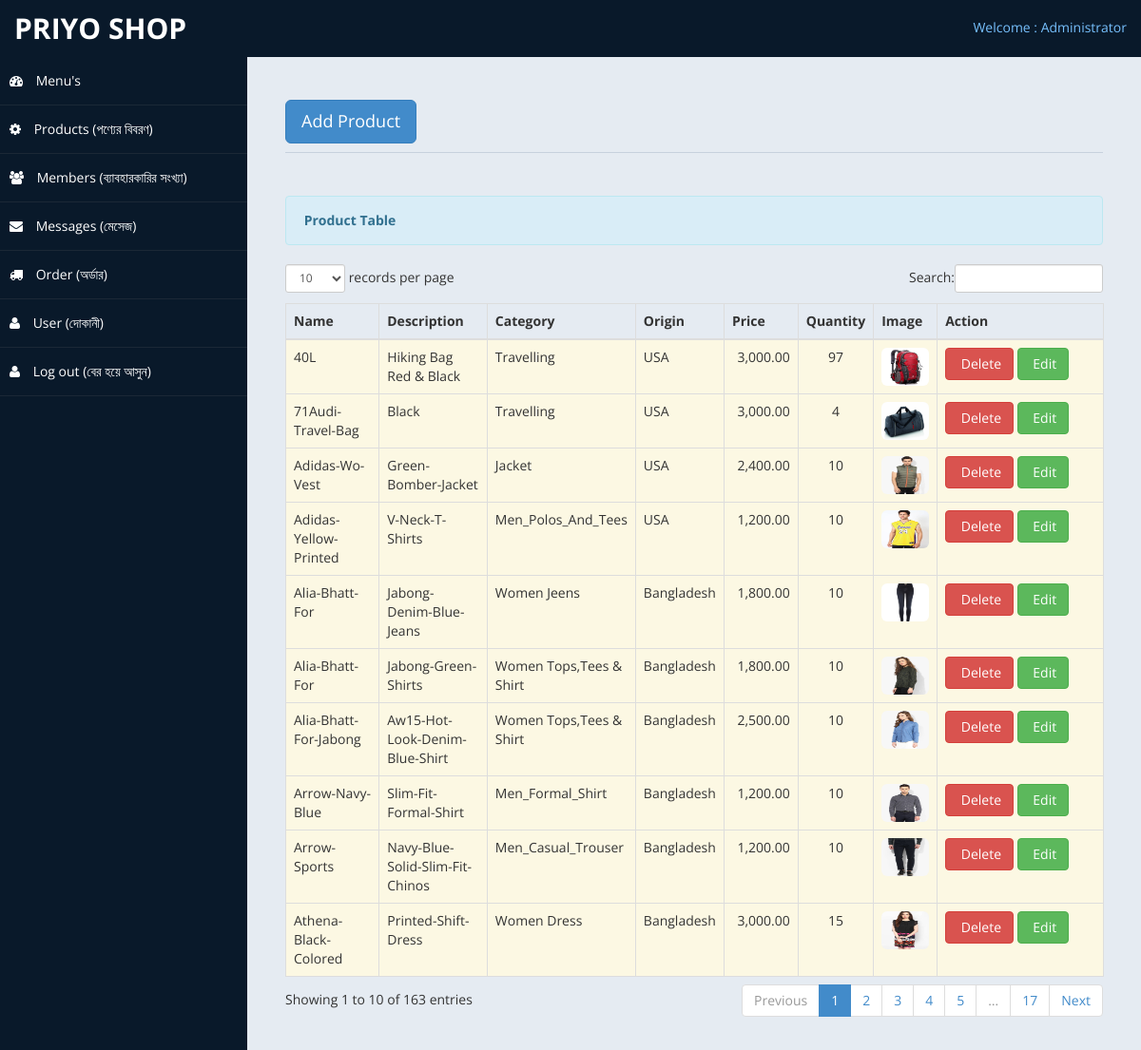
/admin/product.php (signed in), run on the app's committed database.
### tables this page shows
CREATE TABLE `tb_products` (
  `productID` int(11) NOT NULL,
  `name` varchar(500) NOT NULL,
  `description` varchar(500) NOT NULL,
  `category` varchar(200) NOT NULL,
  `originated` varchar(500) NOT NULL,
  `price` double(11,2) NOT NULL,
  `quantity` int(11) NOT NULL,
  `location` varchar(500) NOT NULL
);

### admin/product.php (the view, shortened to what this page needs)
<?php include ('header.php');?>
<body>
    <div id="wrapper">
        <nav class="navbar navbar-default top-navbar" role="navigation">
            <div class="navbar-header">
                <a class="navbar-brand" href="#	">priyo&nbsp;shop</a>
            </div>
            <ul class="nav navbar-top-links navbar-right">
                <li class="dropdown">
                    <a class="dropdown-toggle" data-toggle="dropdown" href="#" aria-expanded="false">
					  Welcome : Administrator
                    </a>
                </li>
            </ul>
        </nav>
       <?php include ('nav_sidebar.php');?>
        <div id="page-wrapper" >
            <div id="page-inner">
			 <div class="row">
                    <div class="col-md-12">
                        <h1 class="page-header">
							 <button class="btn btn-primary btn-lg" data-toggle="modal" data-target="#myModal">
                              Add Product
                            </button>
                        </h1>
						<div class="hero-unit-table">
                            <table class="table table-striped table-bordered table-hover" id="dataTables-example">
                                <div class="alert alert-info">
                                    <strong><i class="icon-user icon-large"></i>&nbsp;Product Table</strong>
                                </div>
                                <thead>
                                    <tr>
                                        <th>Name</th>
                                        <th>Description</th>
                                        <th>Category</th>
                                        <th>Origin</th>
                                        <th>Price</th>
                                        <th>Quantity</th>
                                        <th>Image</th>
                                        <th>Action</th>
                                    </tr>
                                </thead>
                                <tbody>
                                    <?php include ('connect.php');
                                    $query = mysqli_query($dbcon,"select * from tb_products") or die(mysqli_error());
                                    while ($row = mysqli_fetch_array($query)) {
                                        $id = $row['productID'];
										$query1 = mysqli_query($dbcon,"SELECT *,SUM(qty) as qty FROM order_details WHERE productID = '$id' AND status = 'Delivered'");
										$row1 = mysqli_fetch_array($query1);
										$total=$row['quantity'] - $row1['qty'];
                                        ?>
                                        <tr class="warning">
                                            <td><?php echo $row['name']; ?></td>
                                            <td><?php echo $row['description']; ?></td>
                                            <td><?php echo $row['category']; ?></td>
                                            <td><?php echo $row['originated']; ?></td>
                                            <td style="text-align:right;"><?php echo number_format($row['price'],2); ?></td>
                                            <td style="text-align:center;"><?php echo $total; ?></td>
                                            <td width="50" align="center"><img src="<?php echo $row['location']; ?>" class="img-rounded" width="50" height="40"></td>
                                            <td width="160">
                                                <a href="#delete_product<?php echo $id; ?>" role="button"  data-target = "#delete_product<?php echo $id;?>"data-toggle="modal" class="btn btn-danger"><i class="icon-trash icon-large"></i>&nbsp;Delete</a>
                                                <a href="edit_product.php<?php echo '?id=' . $id; ?>" class="btn btn-success"><i class="icon-pencil icon-large"></i>&nbsp;Edit</a>
                                            </td>
                                    </tr>
                                <?php } ?>
                                </tbody>
                            </table>
                        </div>
                    </div>
                </div>
				</div>
            </div>
        </div>
</body>
</html>

### admin/assets/css/custom-styles.css (style rules this page uses)
body { font-family: 'Open Sans', sans-serif; }
#wrapper { width: 100%; background:#09192A; }
#page-wrapper { padding: 15px 15px; min-height: 600px; background:#E5EBF2; }
#page-inner { width:100%; margin:10px 20px 10px 0px; background-color:transparent; padding:10px; min-height:1200px; }
h1, .h1, h2, .h2, h3, .h3 { margin-top: 7px; margin-bottom: -5px; }
.page-header { padding-bottom: 9px; margin: 10px 0 45px; border-bottom: 1px solid #C7D1DD; }
.top-navbar { margin:0px; }
.top-navbar .navbar-brand { color: #fff; width: 260px; text-align: left; height: 60px; font-size: 30px; font-weight: 700; text-transform: uppercase; line-height: 30px; }
.top-navbar .nav > li { position: relative; display: inline-block; }
.top-navbar .nav > li > a { position: relative; display: block; padding: 19px 15px; color: #77C0FD; }
.top-navbar { background:#09192A; border-bottom:none; }
.navbar-default { border:0px solid black; }
.navbar-header { background: #09192A; }
@media (min-width:768px) { #page-wrapper { margin: 0 0 0 260px; padding: 15px 30px; min-height: 1200px; } }
@media (min-width:768px) { .navbar { border-radius: 0px; } }

### data on the page
tb_products: name "40L", description "Hiking Bag Red & Black", category "Travelling", originated "USA", price "3,000.00", total "97", location (picture)
tb_products: name "71Audi-Travel-Bag", description "Black", category "Travelling", originated "USA", price "3,000.00", quantity "4", location (picture)
tb_products: name "Arrow-Navy-Blue", description "Slim-Fit-Formal-Shirt", category "Men_Formal_Shirt", originated "Bangladesh", price "1,200.00", quantity "10", location (picture)
tb_products: name "Adidas-Yellow-Printed", description "V-Neck-T-Shirts", category "Men_Polos_And_Tees", originated "USA", price "1,200.00", quantity "10", location (picture)
tb_products: name "Adidas-Wo-Vest", description "Green-Bomber-Jacket", category "Jacket", originated "USA", price "2,400.00", quantity "10", location (picture)
tb_products: name "Arrow-Sports", description "Navy-Blue-Solid-Slim-Fit-Chinos", category "Men_Casual_Trouser", originated "Bangladesh", price "1,200.00", quantity "10", location (picture)
tb_products: name "Athena-Black-Colored", description "Printed-Shift-Dress", category "Women Dress", originated "Bangladesh", price "3,000.00", quantity "15", location (picture)
tb_products: name "Alia-Bhatt-For-Jabong", description "Aw15-Hot-Look-Denim-Blue-Shirt", category "Women Tops,Tees & Shirt", originated "Bangladesh", price "2,500.00", quantity "10", location (picture)
tb_products: name "Alia-Bhatt-For", description "Jabong-Denim-Blue-Jeans", category "Women Jeens", originated "Bangladesh", price "1,800.00", quantity "10", location (picture)
tb_products: name "Alia-Bhatt-For", description "Jabong-Green-Shirts", category "Women Tops,Tees & Shirt", originated "Bangladesh", price "1,800.00", quantity "10", location (picture)
